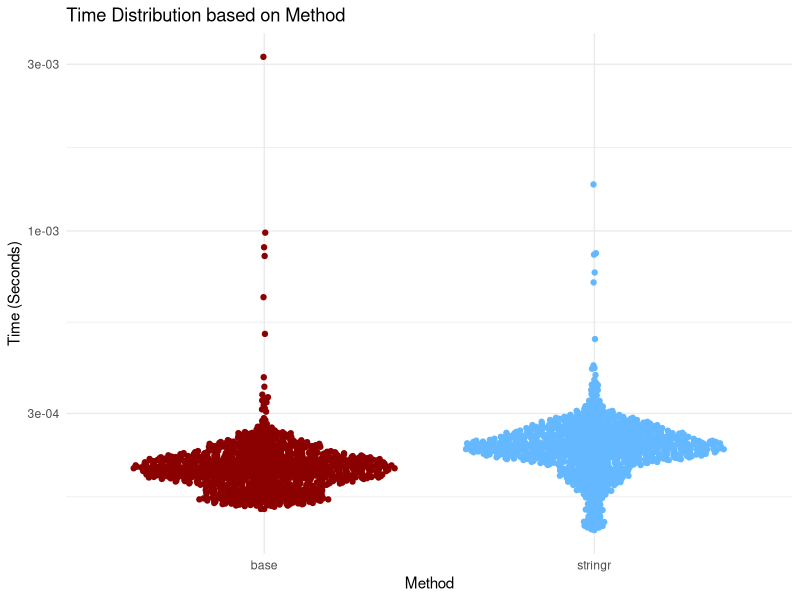

Here is the R script that generated this plot:
## ---- chunk 1
library(tidyverse)
library(ggbeeswarm)
## ---- chunk 2
string='I love R so so much. R is the best thing since sliced bread. Would you agree with me that R is the greatest thing that has happened to you?'
pattern='R'
str_count(string,pattern)
## ---- chunk 3
#How many capital words are there? 
string='One fish, Two fish, Red fish, Blue fish. Black fish, Blue fish, Old fish, New fish.'
pattern='[A-Z]'
str_count(string,pattern)
## ---- chunk 4
string='I am a proud Wolverine. I will forever and always be a Wolverine. Wolverines for life!'
pattern='Wolverine'
replacement='Badger'
str_replace_all(string,pattern,replacement)
#str_replace only changes the first match
str_replace(string,pattern,replacement)
## ---- chunk 5
string1='He is pretty cool. She is pretty cool. Kanye is pretty cool.'
pattern1='[A-Z]{1}[a-z]*'
replacement1='George'
str_replace_all(string1,pattern1,replacement1)
## ---- chunk 6
string=c('Sam Sung','Joe King','Horace Cope','Chandler Eere','Walter Slide','Ray Sing','Al E. Gator')
#n is number of pieces to return 
pattern=' '
str_split_fixed(string,pattern,n=2)
## ---- chunk 7
string=c('Never ever!','Gonna get some cookies!','Give it to me!','You are awesome!','Up up and away!')
pattern='^[A-Z]{1}[a-z]*'
#is there a first word that is capitalized? 
str_detect(string,pattern)
#which strings has a capital first word?
str_which(string,pattern)
#extracts the matched word 
str_extract(string,pattern)
## ---- chunk 8
head(sentences)
## ---- chunk 9
results=bench::mark(
  base=grep('The',sentences),
  stringr=str_which(sentences,'The'),iterations = 1000,time_unit = 's')
results
dat=data.frame(Method=c(rep('base',1000),rep('stringr',1000)),Time=c(results$time[[1]],results$time[[2]]))
ggplot(dat,aes(Method,Time))+
  geom_quasirandom(aes(color=Method))+
  scale_y_log10(name='Time (Seconds)')+
  scale_color_manual(values=c('red4','steelblue1'))+
  ggtitle("Time Distribution based on Method")+
  theme_minimal()+
  theme(legend.position = 'none')
## ---- chunk 10
new=sentences%>%str_detect('The')
#compared to 
old=sentences%>%grepl('The',.)
## ---- chunk 11
string=c("Thank goodness it is Friday! Friday is the best day in the world! Mondays are superior!")
pattern='Friday'
string1=unlist(strsplit(string,split ="!"))
sum(grepl(pattern,string1))

#same results, less code needed
str_count(string,pattern)
## ---- chunk 12
#Exact matched cases
string=c('Yay.Friday','Yay it is Friday!')
pattern='Yay.Friday'

grepl(pattern,string,fixed = T)

#same results, helper function needed
str_detect(string,fixed(pattern))
